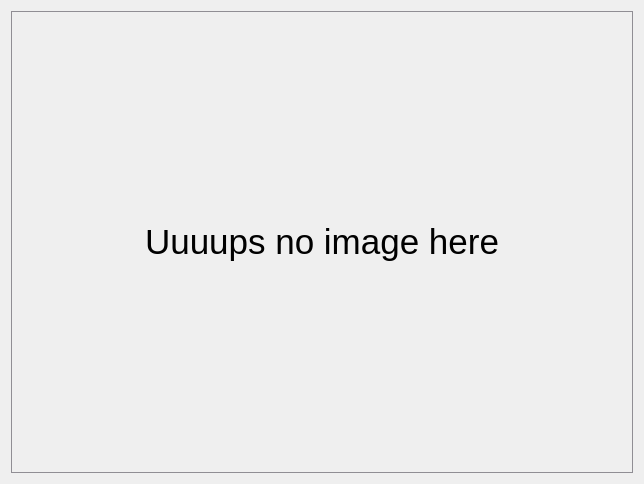
<?xml version="1.0" encoding="UTF-8"?>
<ui version="4.0">
 <class>PreviewDialog</class>
 <widget class="QDialog" name="PreviewDialog">
  <property name="geometry">
   <rect>
    <x>0</x>
    <y>0</y>
    <width>640</width>
    <height>480</height>
   </rect>
  </property>
  <property name="sizePolicy">
   <sizepolicy hsizetype="Preferred" vsizetype="Preferred">
    <horstretch>0</horstretch>
    <verstretch>0</verstretch>
   </sizepolicy>
  </property>
  <property name="windowTitle">
   <string>Dialog</string>
  </property>
  <property name="toolTip">
   <string/>
  </property>
  <layout class="QGridLayout" name="gridLayout">
   <item row="0" column="0">
    <widget class="QLabel" name="PreviewLabel">
     <property name="sizePolicy">
      <sizepolicy hsizetype="Preferred" vsizetype="Preferred">
       <horstretch>0</horstretch>
       <verstretch>0</verstretch>
      </sizepolicy>
     </property>
     <property name="minimumSize">
      <size>
       <width>622</width>
       <height>462</height>
      </size>
     </property>
     <property name="font">
      <font>
       <pointsize>26</pointsize>
      </font>
     </property>
     <property name="autoFillBackground">
      <bool>false</bool>
     </property>
     <property name="styleSheet">
      <string notr="true">border: 1px solid rgb(144, 142, 148);
</string>
     </property>
     <property name="text">
      <string>Uuuups no image here</string>
     </property>
     <property name="textFormat">
      <enum>Qt::AutoText</enum>
     </property>
     <property name="alignment">
      <set>Qt::AlignCenter</set>
     </property>
    </widget>
   </item>
  </layout>
 </widget>
 <resources/>
 <connections/>
</ui>
